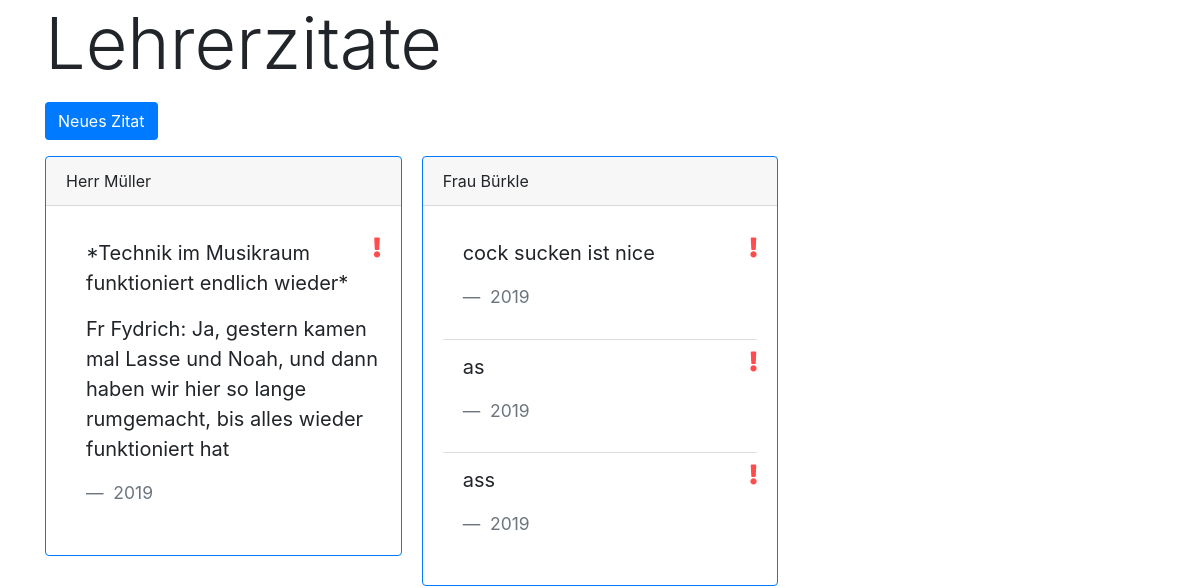
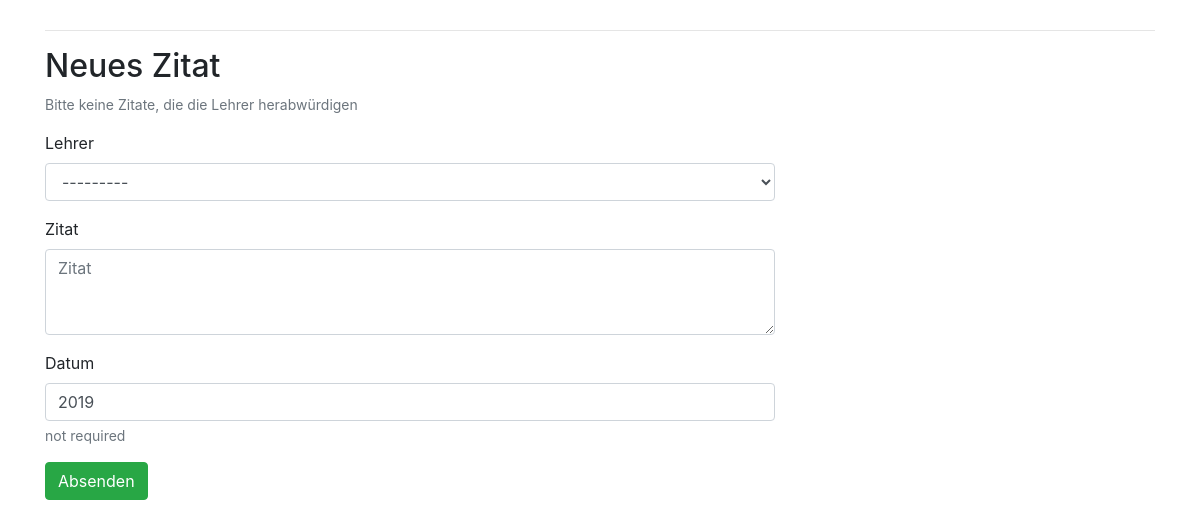
Before: / with the older database file (2 pictures, top to bottom).
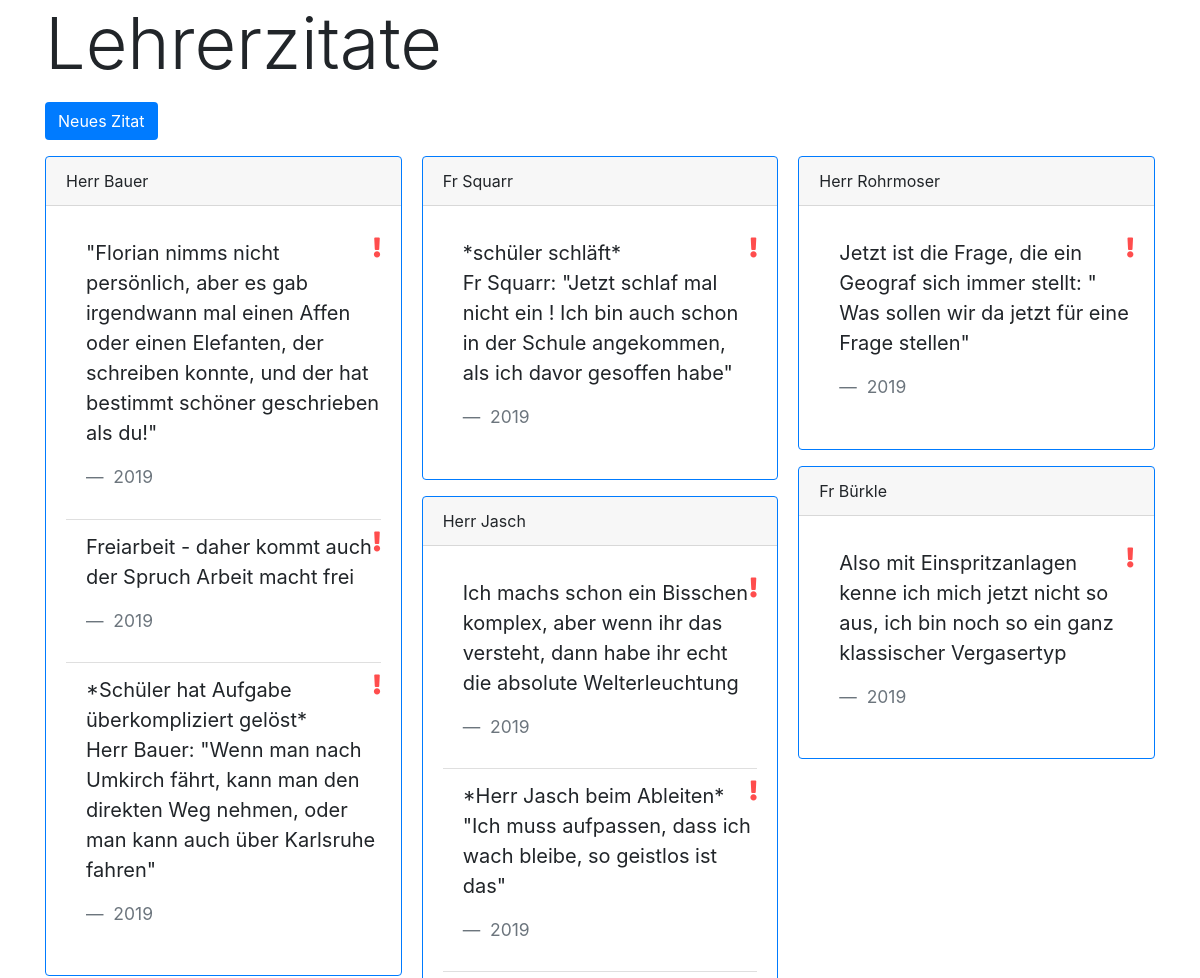
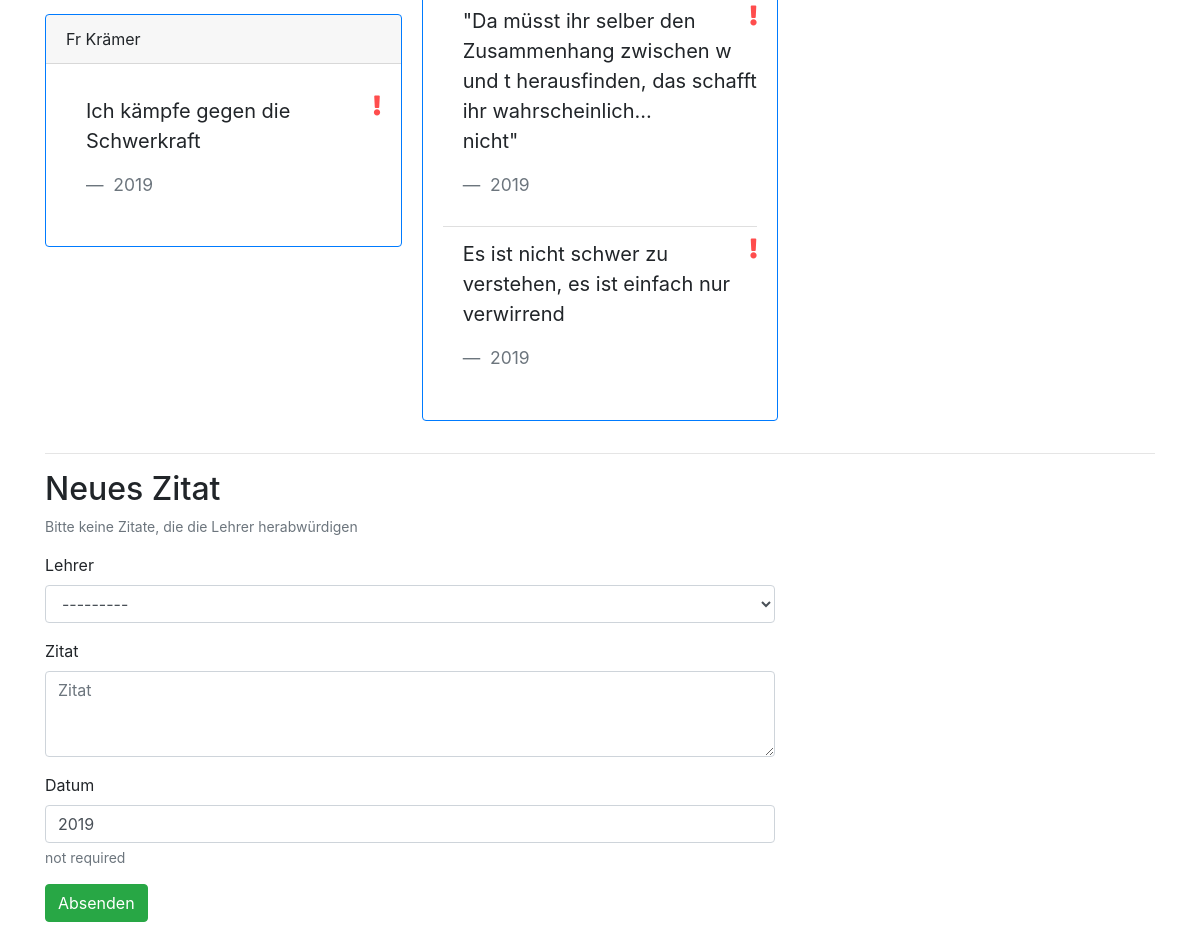
After: the same page with the newer database file (2 pictures, top to bottom).
### quotes/models.py (models this page shows, shortened)
class Teacher(models.Model):
    name = models.CharField('Name', max_length=40, unique = True)
    def __str__(self):
        return self.name

class Quote(models.Model):
    published = models.DateField(auto_now_add=True)
    text = models.TextField('Zitat', max_length=400, unique=True)
    teacher = models.ForeignKey(Teacher, models.CASCADE, related_name='quotes', verbose_name='Lehrer', blank=False)
    year = models.IntegerField('Datum', blank=True, null=True, default=datetime.datetime.now().year, validators=[validate_year])

### quotes/views.py (the view)
# urls.py: path('', views.index, name="index"),
def index(request):
    if request.method == 'POST':
        form = QuoteForm(request.POST)
        if form.is_valid():
            form.save()
            return HttpResponseRedirect(reverse_lazy('index#new_quote'))
    else:
        form = QuoteForm()
    teachers = filter(lambda x: len(x.quotes.all()) > 0, models.Teacher.objects.all())
    return render(request, 'quotes/index.html', context={'teachers': teachers, 'new_quote': form})

### quotes/forms.py
class QuoteForm(ModelForm):
    class Meta:
        model = Quote
        fields = ['teacher', 'text', 'year']
        help_texts = {
            'year': _('not required'),
        }
        widgets = {
            'text': Textarea(attrs={'cols': 80, 'rows': 3}),
            'year': YearPickerInput(format='20%y')
        }

### quotes/templates/quotes/index.html (shortened to what this page needs)
<!DOCTYPE html>
<html lang="en">
<head>
  <link rel="stylesheet" href="https://use.fontawesome.com/releases/v5.8.1/css/all.css">
  {% load bootstrap4 %}
  {% bootstrap_css %}
</head>
<body>
  <div class="container mb-3">
    <h1 class="display-3">Lehrerzitate</h1>
  </div>
  <div class="container">
    <a class="btn bg-primary text-white mb-3" href="#new_quote">Neues Zitat</a>
  </div>
  <div class="container">
    <div class="card-columns">
      {% for teacher in teachers %}
      <div class="card mb-3 border-primary">
        <div class="card-header">
          {{teacher.name}}
        </div>
        <div class="card-body">
          <ul class="list-group list-group-flush">
            {% for quote in teacher.quotes.all %}
            <li class="list-group-item quote-item">
              <blockquote class="blockquote">
              <a href="{% url 'report' quote.id %}" class="fas fa-exclamation quote-icon"></a>
                <div>{{quote.text|linebreaks}}</div>
                {% if quote.year %}
                <footer class="blockquote-footer">
                  {{quote.year}}
                </footer>
                {% endif %}
              </blockquote>
            </li>
            {% endfor %}
          </ul>
        </div>
      </div>
      {% endfor %}
    </div>
  </div>
  <div id="new_quote" class="container pb-3">
    <hr>
    <div class="row justify-content-start">
      <div class="col-8">
        <h2>Neues Zitat</h2>
        <p><small class="form-text text-muted"> Bitte keine Zitate, die die Lehrer herabwürdigen </small></p>
        <form method="post">
          {% bootstrap_form new_quote %}
          <button type='submit' class='btn btn-success'>Absenden</button>
        </form>
      </div>
    </div>
  </div>
</body>
</html>

### quotes/templates/quotes/index.html (style rules this page uses)
@media (min-width: 576px) { .card-columns { column-count: 1; } }
@media (min-width: 768px) { .card-columns { column-count: 1; } }
@media (min-width: 992px) { .card-columns { column-count: 2; } }
@media (min-width: 1200px) { .card-columns { column-count: 3; } }
.quote-item { padding-right: 0px; }
.quote-icon { display: inline-block; color: #ff4d4d; float: right; }

Changed rows visible on the page:
no longer on this page (row edited): Teacher: name "Herr Müller", Quote (text "*Technik im Musikraum funktioniert endlich wieder* Fr Fydrich: Ja, gestern kamen mal Lasse und Noah, und dann haben wir hier so lange rumgemacht, bis alles wieder funktioniert hat", year "2019")
changed Teacher: name "Frau Bürkle" → "Herr Bauer"; gains Quote (text "*Schüler hat Aufgabe überkompliziert gelöst* Herr Bauer: \"Wenn man nach Umkirch fährt, kann man den direkten Weg nehmen, oder man kann auch über Karlsruhe fahren\"", year "2019"); loses Quote (text "cock sucken ist nice", year "2019"); loses Quote (text "as", year "2019"); loses Quote (text "ass", year "2019")
added Quote: text "\"Florian nimms nicht persönlich, aber es gab irgendwann mal einen Affen oder einen Elefanten, der schreiben konnte, und der hat bestimmt schöner geschrieben als du!\"", year "2019", shown under Teacher "Herr Bauer"
added Quote: text "Freiarbeit - daher kommt auch der Spruch Arbeit macht frei", year "2019", shown under Teacher "Herr Bauer"
now on this page (row edited): Teacher: name "Fr Krämer"
added Quote: text "Ich kämpfe gegen die Schwerkraft", year "2019", shown under "Fr Krämer"
now on this page (row edited): Teacher: name "Fr Squarr"
added Quote: text "*schüler schläft* Fr Squarr: \"Jetzt schlaf mal nicht ein ! Ich bin auch schon in der Schule angekommen, als ich davor gesoffen habe\"", year "2019", shown under "Fr Squarr"
now on this page (row edited): Teacher: name "Herr Jasch", Quote (text "\"Da müsst ihr selber den Zusammenhang zwischen w und t herausfinden, das schafft ihr wahrscheinlich... nicht\"", year "2019"), Quote (text "Es ist nicht schwer zu verstehen, es ist einfach nur verwirrend", year "2019")
added Quote: text "Ich machs schon ein Bisschen komplex, aber wenn ihr das versteht, dann habe ihr echt die absolute Welterleuchtung", year "2019", shown under "Herr Jasch"
added Quote: text "*Herr Jasch beim Ableiten* \"Ich muss aufpassen, dass ich wach bleibe, so geistlos ist das\"", year "2019", shown under "Herr Jasch"
now on this page (row edited): Teacher: name "Herr Rohrmoser", Quote (text "Jetzt ist die Frage, die ein Geograf sich immer stellt: \" Was sollen wir da jetzt für eine Frage stellen\"", year "2019")
added Teacher: name "Fr Bürkle"
added Quote: text "Also mit Einspritzanlagen kenne ich mich jetzt nicht so aus, ich bin noch so ein ganz klassischer Vergasertyp", year "2019", shown under "Fr Bürkle"
